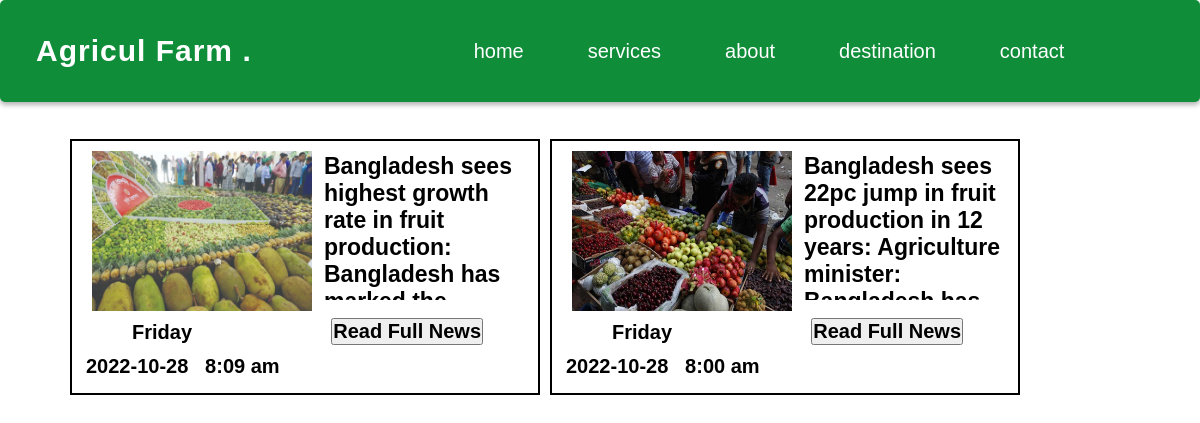
Page /news.php on the committed database.
### tables this page shows
CREATE TABLE `news` (
  `id` int(11) NOT NULL,
  `news` varchar(5000) NOT NULL,
  `image` varchar(300) NOT NULL,
  `date` timestamp NOT NULL DEFAULT current_timestamp()
);

### db.php (called while the page is built, shortened)
<?php
function formatDate1($date)
{
	return date('Y-m-d', strtotime($date));
}
function formatDate2($date2)
{
	return date('g:i a', strtotime($date2));
}
function formatDate3($date3)
{
	return date('l', strtotime($date3));
}

### news.php (the view, shortened to what this page needs)
<!DOCTYPE html>
<html lang="en" dir="ltr">
<head>
  <link rel="stylesheet" href="home_style.css">
</head>
<body>
<?php include 'header2.php' ?>
  <br><br>
  <div class="divmain">
    <?php
    include 'db.php';
    $sql = "SELECT * from news order by id desc";
    $query = mysqli_query($conn, $sql);
    while ($info = mysqli_fetch_array($query)) {
      ?>
      <div class="div1">
        <img src="image/<?php echo $info['image']; ?>" alt="">
        <div class="div2">
          <?php echo $info['news']; ?>
        </div>
        <div class="div3">
          <label id="label1">
            <?php echo formatDate3($info['date']); ?>
          </label><br><br>
          <label id="label2"> <?php echo formatDate1($info['date']); ?></label>
          <label id="label2">
            <?php echo formatDate2($info['date']); ?>
          </label>
        </div>
        <form class="" action="fullnews.php" method="post">
          <input id="readfullnews" type="submit" name="fullnews" value="Read Full News">
        </form>
      </div>
      <?php
    }
    ?>
  </div>
</body>
</html>

### home_style.css (style rules this page uses)
* { margin: 0; padding: 0; font-family: "Roboto", sans-serif; box-sizing: border-box; }

### news.php (style rules this page uses)
body { background-color: white; }
.div1 { border: 2px solid black; width: 470px; float: left; margin-left: 10px; padding-bottom: 15px; margin-top: 15px; }
.div2 { width: 200px; border: 1px solid white; max-height: 150px; overflow: hidden; float: left; margin-top: 10px; margin-left: 10px; padding: 1px; font-size: 23px; font-weight: bold; }
img { width: 220px; height: 160px; float: left; margin-left: 20px; margin-top: 10px; }
.divmain { margin-left: 60px; }
.div3 { float: left; margin-top: 10px; margin-right: 200px; }
#label1 { font-size: 20px; font-weight: bold; margin-left: 60px; }
#label2 { font-size: 20px; font-weight: bold; margin-left: 14px; }
form { margin-top: -60px; float: right; margin-right: 55px; }
#readfullnews { font-size: 20px; font-weight: bold; }

### header2.php (style rules this page uses)
html { overflow-x: hidden; font-size: 62.5%; }
* { padding: 0; margin: 0; box-sizing: border-box; font-family: 'Poppins', sans-serif; text-decoration: none; list-style: none; scroll-behavior: smooth; }

### rows in the picture
news: image (picture), news "Bangladesh sees highest growth rate in fruit production: Bangladesh has…", date "Friday", date "2022-10-28", date "8:09 am"
news: image (picture), news "Bangladesh sees 22pc jump in fruit production in 12 years: Agriculture minister:…", date "Friday", date "2022-10-28", date "8:00 am"
